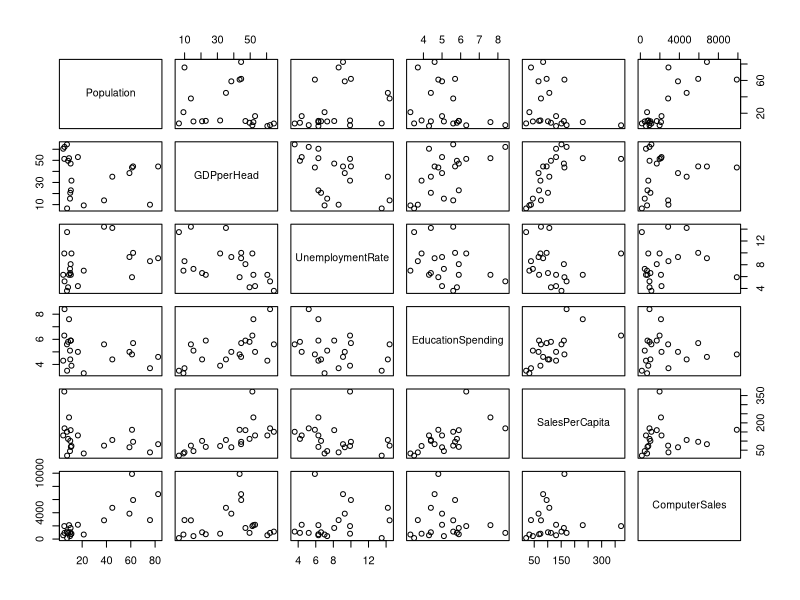
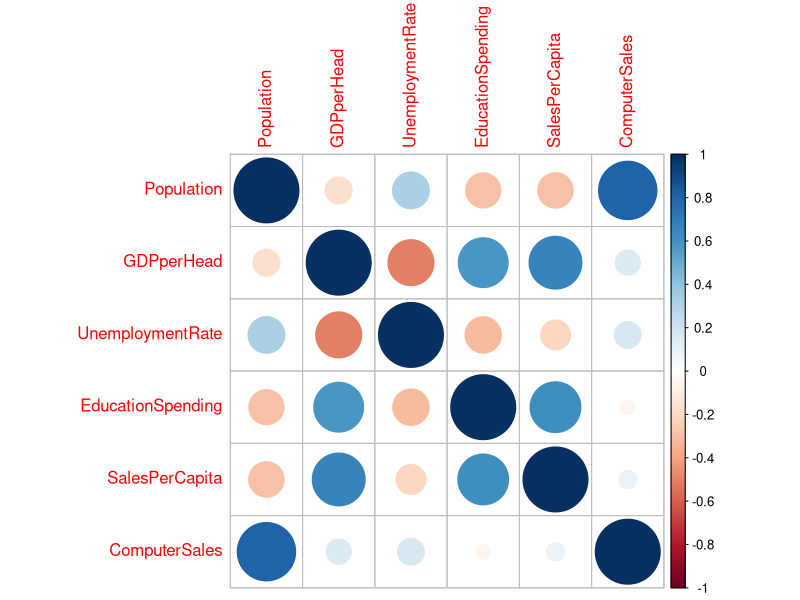

These figures' R source, in order:
# Get the working directory. If needed, you can set the working directory to another folder.
getwd()

# Read the Data files from a directory  
EUSalesData<-read.csv("EuropeanSales.csv",header=T)

attributes(EUSalesData)

#drop the country column
EUSales<-EUSalesData[2:7]
attributes(EUSales)

#draw and look the EUSales data
plot(EUSales)

head(EUSales)
tail(EUSales)
summary(EUSales)

#Correlation for all attributes
corEUSales<-cor(EUSales[,])
corEUSales

library(corrplot)
corrplot(corEUSales)

#Modeling for SalesPerCapita 
m1_salespercapita<-lm(SalesPerCapita ~ Population + GDPperHead + UnemploymentRate + EducationSpending + ComputerSales, data = EUSales)
m2_salespercapita<-lm(SalesPerCapita ~ Population + GDPperHead + UnemploymentRate + EducationSpending , data = EUSales)
m3_salespercapita<-lm(SalesPerCapita ~ Population + GDPperHead + EducationSpending , data = EUSales)
m4_salespercapita<-lm(SalesPerCapita ~ GDPperHead + EducationSpending , data = EUSales)
m5_salespercapita<-lm(SalesPerCapita ~ GDPperHead , data = EUSales)

#Summary for SalesPerCapita Models
summary(m1_salespercapita)
summary(m2_salespercapita)
summary(m3_salespercapita)
summary(m4_salespercapita)
summary(m5_salespercapita)

#Modeling for ComputerSales 
m1_computersales<-lm(ComputerSales ~ SalesPerCapita + Population + GDPperHead + UnemploymentRate + EducationSpending , data = EUSales)
m2_computersales<-lm(ComputerSales ~ SalesPerCapita + Population + GDPperHead + UnemploymentRate , data = EUSales)
m3_computersales<-lm(ComputerSales ~ Population + GDPperHead + UnemploymentRate , data = EUSales)
m4_computersales<-lm(ComputerSales ~ Population + GDPperHead , data = EUSales)
m5_computersales<-lm(ComputerSales ~ Population , data = EUSales)

#Summary for ComputerSales Models
summary(m1_computersales)
summary(m2_computersales)
summary(m3_computersales)
summary(m4_computersales)
summary(m5_computersales)
